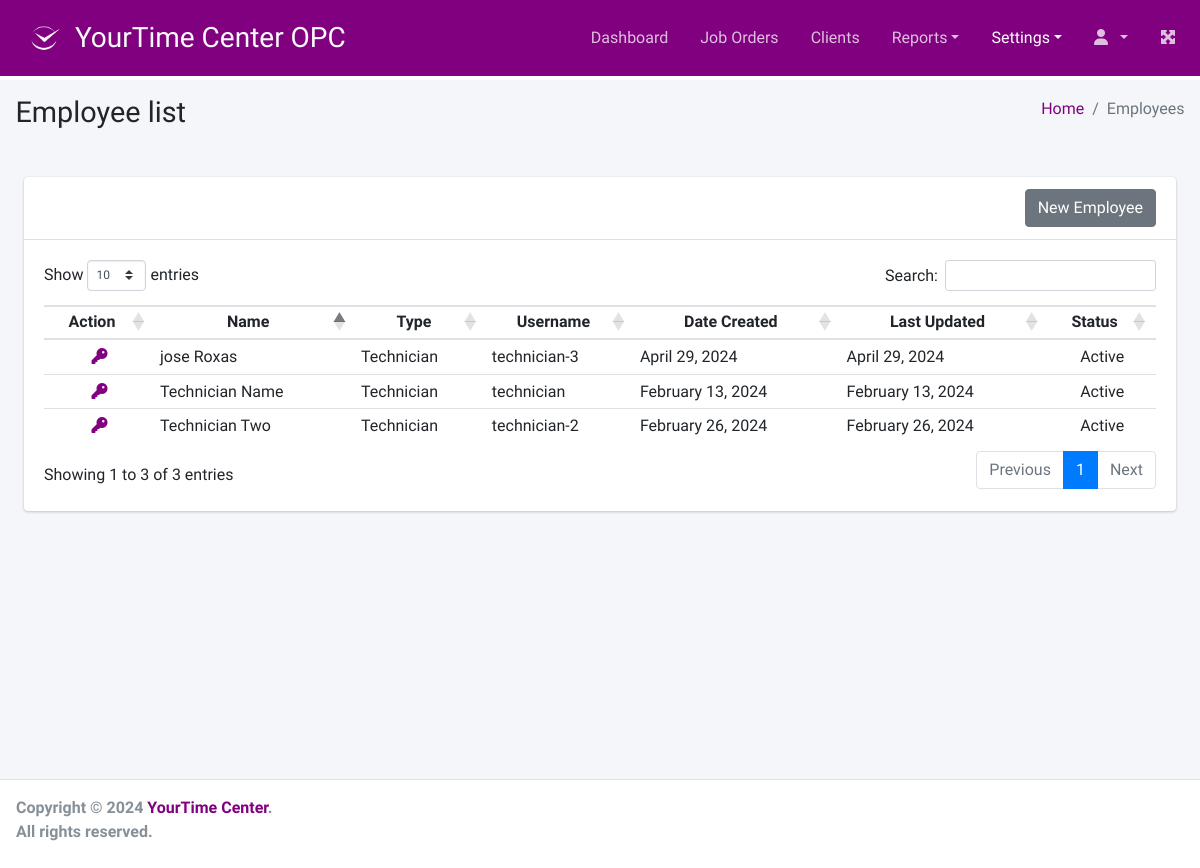
The page /employees on the database its author committed.
### access/models.py (models this page shows, shortened)
class Employee(models.Model):
    user = models.OneToOneField(User, on_delete=models.CASCADE)
    first_name = models.CharField(max_length=100)
    last_name = models.CharField(max_length=100)
    user_type = models.IntegerField(choices=userTypes)
    created_at = models.DateTimeField(auto_now_add=True)
    updated_at = models.DateTimeField(auto_now=True)
    is_active = models.BooleanField(default=True)
    objects = models.Manager()
    technicians = Technicians()
    def get_type_description(self):
        return dict(userTypes)[self.user_type]
    def __str__(self):
        return f'{self.first_name} {self.last_name}'

### access/views.py (the view)
# urls.py: path('employees', views.EmployeeList.as_view(), name='employee_list'),
class EmployeeList(ListView):
    model = Employee
    template_name = 'settings/employee_list.html'
    context_object_name = 'employees'

### templates/settings/employee_list.html (shortened to what this page needs)
{% extends '../base.html' %}
{% load static %}
{% block page_title %}Employee list{% endblock page_title %}
{% block breadcrumb %}
    <li class="breadcrumb-item"><a href="{% url 'dashboard' %}">Home</a></li>
    <li class="breadcrumb-item active">Employees</li>
{% endblock breadcrumb %}
{% block main_content %}
<div class="card m-4">
    <form method="get">
        <div class="card-header">
            <div class="row">
            <div class="col-lg-12 text-right">
                <a href="{% url 'new_employee' %}" class="btn btn-secondary">New Employee</a>
            </div>
            </div>
        </div>
    </form>
    <div class="card-body table-responsive">
        <table id="table" class="table table-hover table-head-fixed table-sm">
            <thead>
                <tr>
                    <th class="text-center" width="10%">Action</th>
                    <th class="text-center">Name</th>
                    <th class="text-center">Type</th>
                    <th class="text-center">Username</th>
                    <th class="text-center">Date Created</th>
                    <th class="text-center">Last Updated</th>
                    <th class="text-center">Status</th>
                </tr>
            </thead>
            <tbody>
                {% for employee in employees %}
                <tr>
                    <td class="text-center">
                        <a href="#" title="Reset password?" onclick="confirmReset('{{ employee.pk }}')"><i class="fa fa-key"></i></a>
                    </td>
                    <td>{{ employee }}</td>
                    <td>{{ employee.get_type_description }}</td>
                    <td>{{ employee.user.username }}</td>
                    <td>{{ employee.created_at|date:"F j, Y" }}</td>
                    <td>{{ employee.updated_at|date:"F j, Y" }}</td>
                    <td class="text-center">{{ employee.is_active|yesno:"Active,Deactivated"  }}</td>
                </tr>
                {% endfor %}
            </tbody>
        </table>
    </div>
</div>
{% endblock main_content %}

### static/css/style.css (style rules this page uses)
body { --primary-color: #800080; --secondary-color: #ADFF2F; }
a { color: var(--primary-color); }

### rows shown on the page
Employee: first_name+last_name "Technician Name", get_type_description "Technician", user.username "technician", created_at "February 13, 2024", updated_at "February 13, 2024", is_active "Active"
Employee: first_name+last_name "Technician Two", get_type_description "Technician", user.username "technician-2", created_at "February 26, 2024", updated_at "February 26, 2024", is_active "Active"
Employee: first_name+last_name "jose Roxas", get_type_description "Technician", user.username "technician-3", created_at "April 29, 2024", updated_at "April 29, 2024", is_active "Active"
